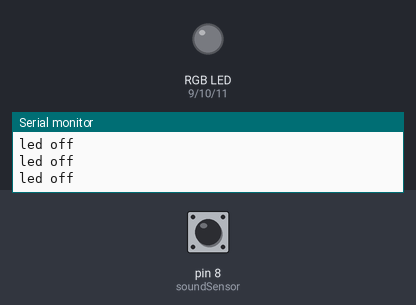
A sketch run on a simulated Arduino Uno, built with avr-gcc and run on an emulated ATmega328P. Shown: an RGB LED mixed from three pins (HIGH = lit), the last lines printed to the serial monitor. The test bench sets the inputs (shaded band); at power-on: pin 8 (soundSensor) LOW.

Above: at 1.2 s.
1.3 s: pin 8 (soundSensor) driven HIGH
4.3 s: pin 8 (soundSensor) driven LOW
At 4.77 s:
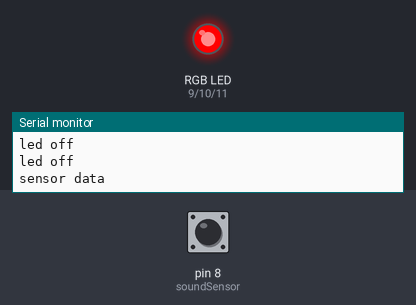
At 5.38 s:
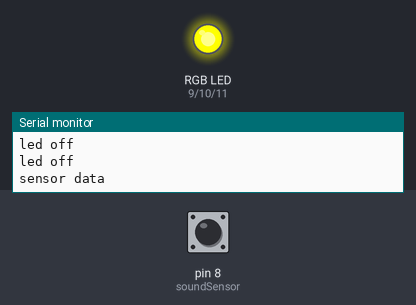
7.3 s: pin 8 (soundSensor) pulsed HIGH 2 times (0.12 s each, 0.3 s apart)
10.6 s: pin 8 (soundSensor) pulsed HIGH 5 times (0.12 s each, 0.3 s apart)
At 12.7 s:
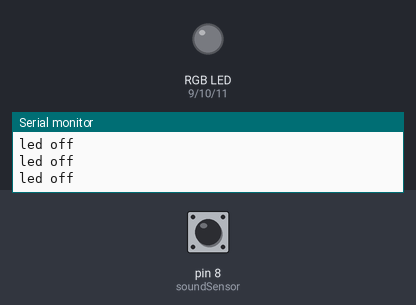
Timing chart, 0 to 14.2 s (numbered marks = the images above; inputs shaded):
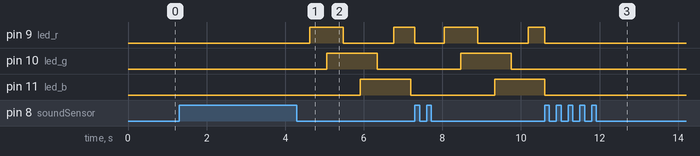

Measured:
- after the input at 4.3 s, pin 9 (led_r): LOW → HIGH after 0.32 s, → LOW 0.86 s later, → HIGH 1.3 s later; pin 10 (led_g): LOW → HIGH after 0.75 s, → LOW 1.3 s later; pin 11 (led_b): LOW → HIGH after 1.6 s, → LOW 1.3 s later
- after the input at 10.6 s, pin 10 (led_g): stops changing and stays LOW; pin 11 (led_b): goes on until 10.6 s, then stays LOW

The sketch:

detector_sonido_led_rgb.ino
```cpp
#include <SoftwareSerial.h>

int soundSensor=8;

int led_r=9;
int led_g=10;
int led_b=11;

boolean LEDStatus=false;

int cred = 0;
int cgreen = 0;
int cblue = 0;

const int color_step = 3;

long lastDebounceTime = 0;  // the last time the sensor heard something
long debounceDelay = 200;

void setColor(int red,int green,int blue)
{
  analogWrite(led_r,red);
  analogWrite(led_g,green);
  analogWrite(led_b,blue);
}

void init_colores(){
   setColor(0,255,255);
  delay(500);
  setColor(255,0,255);
  delay(500);
  setColor(255,255,0);
  delay(500);
  //Comprobacion todos los colores
  setColor(255,255,255);
  delay(500);
  setColor(0,0,0);
  delay(1000);
  setColor(255,255,255);
  delay(500);
  //Dejamos el color rojo para empezar el loop
  setColor(255,0,0);
  cred = 255;
  cblue = 0;
  cgreen = 0;
  delay(100);
}

void setup() {
 Serial.begin(9600);
 pinMode(soundSensor,INPUT);
 pinMode(led_r,OUTPUT);
 pinMode(led_g,OUTPUT);
 pinMode(led_b,OUTPUT);
 //init_colores();
}

void led_on(){
  Serial.println("led on");
  analogWrite(led_r, 255);
  analogWrite(led_g, 255);
  analogWrite(led_b, 255);
}

void led_off(){
    Serial.println("led off");
  cred = 0;
  cgreen = 0;
  cblue = 0;
  analogWrite(led_r, 0);
  analogWrite(led_g, 0);
  analogWrite(led_b, 0);
}


void loop() {

  int SensorData=digitalRead(soundSensor);
  if ( SensorData == 1 && (millis() - lastDebounceTime) > debounceDelay) {
    lastDebounceTime = millis();
    if(SensorData==1){
      Serial.println("sensor data");
      if(LEDStatus==false){
          LEDStatus=true;
      } else{
          LEDStatus=false;
      }
    }
  }

  if (LEDStatus == true){
    led_step();
    delay(5);
  } else{
    led_off();
  }
}


void led_step() {
  if (cblue == 0 && cred == 255 && cgreen >= 0 and cgreen < 255){
      //Se mantiene el rojo al maximo mientras sube el verde
      cgreen = cgreen + color_step;
  } else if ( cgreen == 255 && cblue == 0 && cred > 0){
      //Se mantiene el verde al maximo mientras baja el rojo
      cred = cred - color_step;
  } else if ( cgreen == 255 && cred == 0 && cblue >=0 && cblue < 255){
     //Se mantiene el verde al maximo mientras sube el azul
     cblue = cblue + color_step;
  } else if ( cblue == 255 && cred == 0 && cgreen > 0){
    //Se mantiene el azul al maximo mientras baja el verde
    cgreen = cgreen - color_step;
  } else if (cblue == 255 && cgreen == 0 && cred >= 0 && cred < 255){
    //Se mantiene el azul al maximo mientras sube el rojo
    cred = cred + color_step;
  } else if (cred == 255 && cgreen == 0 && cblue > 0){
    //Se mantiene el rojo al maximo mientras baja el azul
    cblue = cblue - color_step;
  } else if (cblue == 0 && cgreen == 0 && cred >= 0) {
    cred = cred + color_step;
  }else {
    Serial.println("Shouldn't reach here");
    Serial.print(cred);
    Serial.print(",");
    Serial.print(cgreen);
    Serial.print(",");
    Serial.print(cblue);
  }
  if (cred > 255){
    cred = 255;
  }
  if (cblue > 255){
    cblue = 255;
  }
  if (cgreen > 255){
    cgreen = 255;
  }
  if (cred < 0){
    cred = 0;
  }
  if (cblue < 0){
    cblue = 0;
  }
  if (cgreen < 0){
    cgreen = 0;
  }
  setColor(cred, cgreen, cblue);
}
```
